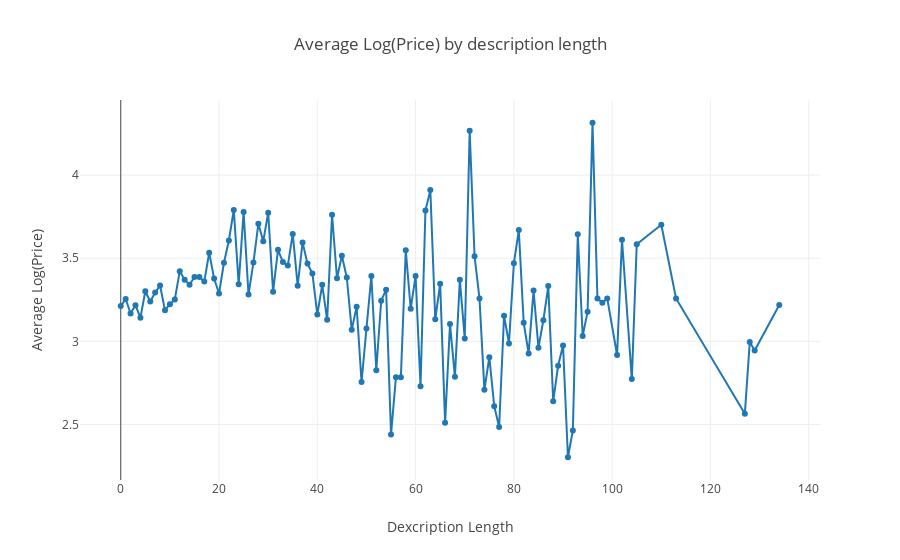

Source (notebook cell):
### Code cell
trace1 = go.Scatter(x=df['desc_len'],
                    y=np.log(df['price']+1),
                    mode='lines+markers',
                    name='lines+markers')
layout = dict(title='Average Log(Price) by description length',
              yaxis=dict(title='Average Log(Price)'),
              xaxis=dict(title='Dexcription Length'))
fig=dict(data=[trace1],layout=layout)
py.iplot(fig)

### Figure 1 — Plotly figure (JSON) as saved in the notebook; plotly's stock layout.template omitted (floating-point values rounded to 4 significant figures)
{"data": [{"mode": "lines+markers", "name": "lines+markers", "type": "scatter", "x": [0, 1, 2, 3, 4, 5, 6, 7, 8, 9, 10, 11, 12, 13, 14, 15, 16, 17, 18, 19, 20, 21, 22, 23, 24, 25, 26, 27, 28, 29, 30, 31, 32, 33, 34, 35, 36, 37, 38, 39, 40, 41, 42, 43, 44, 45, 46, 47, 48, 49, 50, 51, 52, 53, 54, 55, 56, 57, 58, 59, 60, 61, 62, 63, 64, 65, 66, 67, 68, 69, 70, 71, 72, 73, 74, 75, 76, 77, 78, 79, 80, 81, 82, 83, 84, 85, 86, 87, 88, 89, 90, 91, 92, 93, 94, 95, 96, 97, 98, 99, 101, 102, 104, 105, 110, 113, 127, 128, 129, 134], "y": [3.212, 3.254, 3.168, 3.217, 3.142, 3.301, 3.24, 3.293, 3.336, 3.187, 3.224, 3.252, 3.421, 3.371, 3.34, 3.387, 3.387, 3.36, 3.533, 3.377, 3.288, 3.472, 3.606, 3.79, 3.343, 3.779, 3.281, 3.474, 3.707, 3.601, 3.774, 3.299, 3.551, 3.477, 3.457, 3.646, 3.334, 3.595, 3.468, 3.408, 3.161, 3.34, 3.129, 3.761, 3.379, 3.515, 3.383, 3.069, 3.208, 2.755, 3.077, 3.393, 2.827, 3.244, 3.311, 2.439, 2.784, 2.784, 3.547, 3.196, 3.393, 2.73, 3.787, 3.91, 3.132, 3.346, 2.51, 3.104, 2.786, 3.371, 3.016, 4.266, 3.512, 3.258, 2.708, 2.904, 2.61, 2.485, 3.154, 2.987, 3.47, 3.669, 3.111, 2.927, 3.305, 2.962, 3.127, 3.332, 2.639, 2.853, 2.976, 2.303, 2.464, 3.644, 3.033, 3.178, 4.315, 3.258, 3.232, 3.258, 2.918, 3.611, 2.773, 3.584, 3.701, 3.258, 2.565, 2.996, 2.944, 3.219]}], "layout": {"title": "Average Log(Price) by description length", "xaxis": {"title": "Dexcription Length"}, "yaxis": {"title": "Average Log(Price)"}}}
